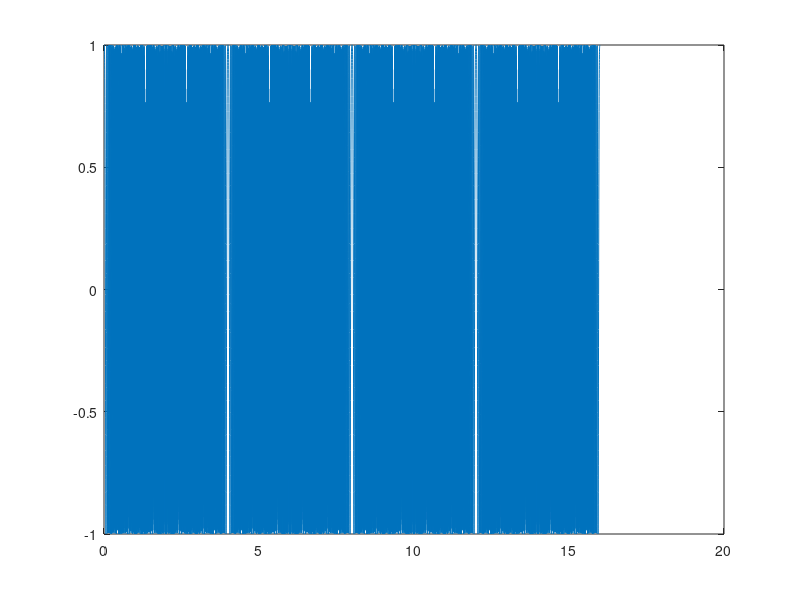

Source code (MATLAB):
clear all;
close all; 
T=16; % 16 seconds
Fs=1000;
t=0:1/Fs:T;
f0=0;
f1=4000; % start @ 0 Hz, go up to 4000Hz
C = (f1-f0)/T; 
y=cos(2.*pi.*((C./2).*t.^2+f0.*t)); % create chirp waveform
plot(t,y);
sound(y,1000);
audiowrite('Linear_Chirp.wav',y,Fs);
